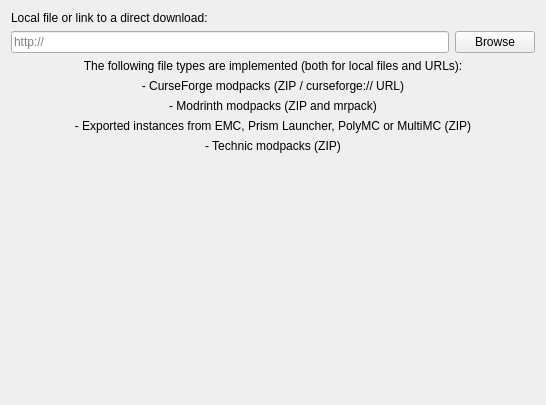
<?xml version="1.0" encoding="UTF-8"?>
<ui version="4.0">
 <class>ImportPage</class>
 <widget class="QWidget" name="ImportPage">
  <property name="geometry">
   <rect>
    <x>0</x>
    <y>0</y>
    <width>546</width>
    <height>405</height>
   </rect>
  </property>
  <layout class="QGridLayout" name="gridLayout">
   <item row="2" column="0">
    <widget class="QLineEdit" name="modpackEdit">
     <property name="placeholderText">
      <string notr="true">http://</string>
     </property>
    </widget>
   </item>
   <item row="2" column="1">
    <widget class="QPushButton" name="modpackBtn">
     <property name="text">
      <string>Browse</string>
     </property>
    </widget>
   </item>
   <item row="3" column="0" rowspan="2" colspan="2">
    <layout class="QVBoxLayout" name="verticalLayout">
     <item>
      <widget class="QLabel" name="label">
       <property name="text">
        <string>The following file types are implemented (both for local files and URLs):</string>
       </property>
       <property name="alignment">
        <set>Qt::AlignCenter</set>
       </property>
      </widget>
     </item>
     <item>
      <widget class="QLabel" name="label_5">
       <property name="text">
        <string>- CurseForge modpacks (ZIP / curseforge:// URL)</string>
       </property>
       <property name="alignment">
        <set>Qt::AlignCenter</set>
       </property>
      </widget>
     </item>
     <item>
      <widget class="QLabel" name="label_3">
       <property name="text">
        <string>- Modrinth modpacks (ZIP and mrpack)</string>
       </property>
       <property name="alignment">
        <set>Qt::AlignCenter</set>
       </property>
      </widget>
     </item>
     <item>
      <widget class="QLabel" name="label_2">
       <property name="text">
        <string>- Exported instances from EMC, Prism Launcher, PolyMC or MultiMC (ZIP)</string>
       </property>
       <property name="alignment">
        <set>Qt::AlignCenter</set>
       </property>
      </widget>
     </item>
     <item>
      <widget class="QLabel" name="label_4">
       <property name="text">
        <string>- Technic modpacks (ZIP)</string>
       </property>
       <property name="alignment">
        <set>Qt::AlignCenter</set>
       </property>
      </widget>
     </item>
    </layout>
   </item>
   <item row="5" column="0" colspan="2">
    <spacer name="verticalSpacer">
     <property name="orientation">
      <enum>Qt::Vertical</enum>
     </property>
     <property name="sizeHint" stdset="0">
      <size>
       <width>20</width>
       <height>40</height>
      </size>
     </property>
    </spacer>
   </item>
   <item row="0" column="0" colspan="2">
    <widget class="QLabel" name="modpackLabel">
     <property name="text">
      <string>Local file or link to a direct download:</string>
     </property>
    </widget>
   </item>
  </layout>
 </widget>
 <resources/>
 <connections/>
</ui>
